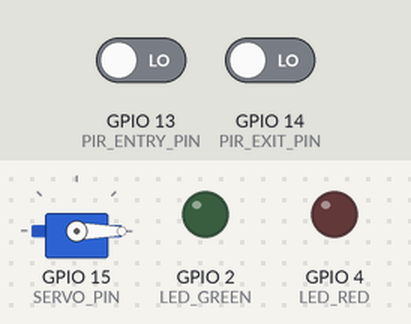
Bench run of a sketch on a simulated ESP32. Shown: servo, output pins drawn as LEDs (lit = HIGH). Dashed ring = blinking. The inputs (shaded band) are chosen by the test bench; at power-on: GPIO 13 (PIR_ENTRY_PIN) LOW, GPIO 14 (PIR_EXIT_PIN) LOW. WiFi joins after 1.5 s; servers stay silent unless stated; uploads are accepted with an empty reply; what the sketch prints to the serial monitor is not drawn.

Above: at 2.7 s.
2.8 s: GPIO 13 (PIR_ENTRY_PIN) driven HIGH
At 3.55 s:
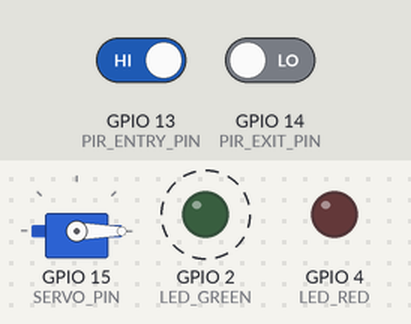
5.8 s: GPIO 14 (PIR_EXIT_PIN) driven HIGH
8.8 s: GPIO 13 (PIR_ENTRY_PIN) driven LOW
At 9.47 s:
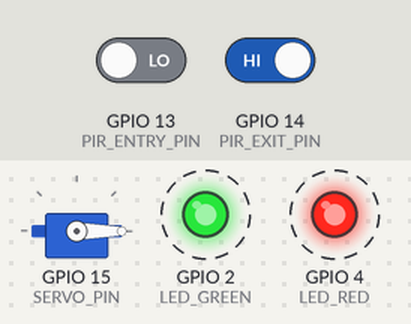
10.5 s: GPIO 14 (PIR_EXIT_PIN) driven LOW
At 11.5 s:
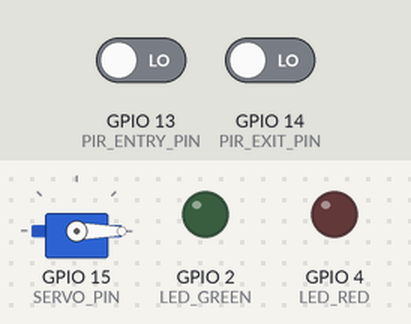
Timing chart, 0 to 13.0 s (numbered marks = the images above; inputs shaded):
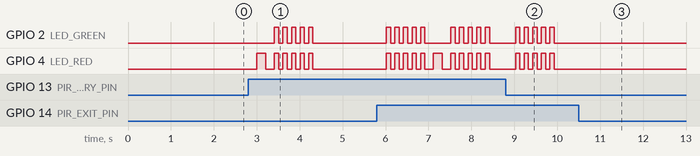

The sketch:

sketch_oct5a.ino
```cpp
#include <WiFi.h>
#include <HTTPClient.h>
#include <ESP32Servo.h>
#include <ArduinoJson.h>

// WiFi credentials
const char* ssid = "SHWqawqe";
const char* password = "234567";

// Server URL (replace with your server IP)
const char* serverURL = "http://192.168.43.40:8000";


// Pin definitions
#define PIR_ENTRY_PIN 13        // PIR sensor at entry gate
#define PIR_EXIT_PIN 14         // PIR sensor at exit gate
#define SERVO_PIN 15            // Servo motor for entry gate
#define LED_GREEN 2             // Green LED - authorized
#define LED_RED 4               // Red LED - not authorized

// Camera pins (ESP32-CAM specific - if using ESP32-CAM)
// If using external WiFi cam, these aren't needed
#define CAMERA_ENABLED false    // Set to true if using ESP32-CAM

Servo gateServo;

// State variables
bool entryDetected = false;
bool exitDetected = false;
unsigned long lastEntryTime = 0;
unsigned long lastExitTime = 0;
const unsigned long DEBOUNCE_DELAY = 3000; // 3 seconds debounce

// Current parking info
String currentPlate = "";
String currentSlot = "";

void setup() {
  Serial.begin(115200);

  // Initialize pins
  pinMode(PIR_ENTRY_PIN, INPUT);
  pinMode(PIR_EXIT_PIN, INPUT);
  pinMode(LED_GREEN, OUTPUT);
  pinMode(LED_RED, OUTPUT);

  // Initialize servo
  gateServo.attach(SERVO_PIN);
  gateServo.write(0); // Gate closed position

  // Turn off LEDs initially
  digitalWrite(LED_GREEN, LOW);
  digitalWrite(LED_RED, LOW);

  // Connect to WiFi
  Serial.println("Connecting to WiFi...");
  WiFi.begin(ssid, password);

  while (WiFi.status() != WL_CONNECTED) {
    delay(500);
    Serial.print(".");
  }

  Serial.println("\nWiFi connected!");
  Serial.print("IP address: ");
  Serial.println(WiFi.localIP());

  Serial.println("ESP32 Parking System Ready!");
}

void loop() {
  // Check entry gate PIR sensor
  if (digitalRead(PIR_ENTRY_PIN) == HIGH &&
      (millis() - lastEntryTime > DEBOUNCE_DELAY)) {
    lastEntryTime = millis();
    Serial.println("\n[ENTRY] Vehicle detected at entry gate!");
    handleEntryGate();
  }

  // Check exit gate PIR sensor
  if (digitalRead(PIR_EXIT_PIN) == HIGH &&
      (millis() - lastExitTime > DEBOUNCE_DELAY)) {
    lastExitTime = millis();
    Serial.println("\n[EXIT] Vehicle detected at exit gate!");
    handleExitGate();
  }

  delay(100);
}

void handleEntryGate() {
  // Blink red LED to show processing
  digitalWrite(LED_RED, HIGH);
  delay(200);
  digitalWrite(LED_RED, LOW);

  Serial.println("Capturing image and checking authorization...");

  // Make API call to server
  HTTPClient http;
  String endpoint = String(serverURL) + "/api/entry_request";
  http.begin(endpoint);
  http.addHeader("Content-Type", "application/json");

  // Prepare JSON payload
  StaticJsonDocument<256> doc;

  // OPTION 1: Use preloaded image (for testing)
  doc["capture_mode"] = "preloaded";
  doc["image_name"] = "num.jpg";  // Change this to your test image

  // OPTION 2: Use webcam (comment out option 1, uncomment this)
  // doc["capture_mode"] = "webcam";
  // doc["camera_index"] = 0;

  // OPTION 3: Use WiFi camera (comment out option 1, uncomment this)
  // doc["capture_mode"] = "wificam";
  // doc["cam_url"] = "http://192.168.1.50:8080/video";  // Your WiFi cam URL

  String jsonPayload;
  serializeJson(doc, jsonPayload);

  Serial.println("Sending request: " + jsonPayload);

  int httpCode = http.POST(jsonPayload);

  if (httpCode > 0) {
    String response = http.getString();
    Serial.println("Response: " + response);

    // Parse response
    StaticJsonDocument<512> responseDoc;
    DeserializationError error = deserializeJson(responseDoc, response);

    if (!error) {
      bool authorized = responseDoc["authorized"];

      if (authorized) {
        // Vehicle is authorized
        String plate = responseDoc["plate"].as<String>();
        String slot = responseDoc["slot"].as<String>();

        currentPlate = plate;
        currentSlot = slot;

        Serial.println("✓ AUTHORIZED - Plate: " + plate + ", Slot: " + slot);

        // Green LED on
        digitalWrite(LED_GREEN, HIGH);

        // Open gate
        openGate();

        // Wait for vehicle to pass
        delay(5000);

        // Close gate
        closeGate();

        // Turn off green LED
        digitalWrite(LED_GREEN, LOW);

      } else {
        // Vehicle not authorized
        String reason = responseDoc["reason"].as<String>();
        String plate = responseDoc["plate"].as<String>();

        Serial.println("✗ NOT AUTHORIZED - Reason: " + reason);
        if (plate != "null" && plate.length() > 0) {
          Serial.println("  Detected plate: " + plate);
        }

        // Red LED blink pattern (3 times)
        for (int i = 0; i < 3; i++) {
          digitalWrite(LED_RED, HIGH);
          delay(300);
          digitalWrite(LED_RED, LOW);
          delay(300);
        }
      }
    } else {
      Serial.println("Failed to parse JSON response");
      blinkError();
    }
  } else {
    Serial.print("HTTP Request failed, error: ");
    Serial.println(http.errorToString(httpCode));
    blinkError();
  }

  http.end();
}

void handleExitGate() {
  Serial.println("Vehicle exiting...");

  // Make exit request to server
  HTTPClient http;
  String endpoint = String(serverURL) + "/api/exit_request";
  http.begin(endpoint);
  http.addHeader("Content-Type", "application/json");

  StaticJsonDocument<256> doc;

  // OPTION 1: Use preloaded image (for testing)
  doc["capture_mode"] = "preloaded";
  doc["image_name"] = "num.jpg";  // Change this to your test image

  // OPTION 2: Use webcam (comment out option 1, uncomment this)
  // doc["capture_mode"] = "webcam";
  // doc["camera_index"] = 0;

  // OPTION 3: Use WiFi camera (comment out option 1, uncomment this)
  // doc["capture_mode"] = "wificam";
  // doc["cam_url"] = "http://192.168.1.50:8080/video";

  String jsonPayload;
  serializeJson(doc, jsonPayload);

  Serial.println("Sending exit request: " + jsonPayload);

  int httpCode = http.POST(jsonPayload);

  if (httpCode > 0) {
    String response = http.getString();
    Serial.println("Exit response: " + response);

    // Parse response
    StaticJsonDocument<512> responseDoc;
    DeserializationError error = deserializeJson(responseDoc, response);

    if (!error) {
      bool success = responseDoc["success"];

      if (success) {
        String plate = responseDoc["plate"].as<String>();
        String slot = responseDoc["slot"].as<String>();

        Serial.println("✓ EXIT SUCCESSFUL - Plate: " + plate + ", Freed Slot: " + slot);

        // Blink green LED twice to confirm exit
        for (int i = 0; i < 2; i++) {
          digitalWrite(LED_GREEN, HIGH);
          delay(200);
          digitalWrite(LED_GREEN, LOW);
          delay(200);
        }

        // Clear current parking info if it matches
        if (currentSlot == slot) {
          currentPlate = "";
          currentSlot = "";
        }
      } else {
        String reason = responseDoc["reason"].as<String>();
        Serial.println("✗ EXIT ISSUE - Reason: " + reason);

        // Single red blink
        digitalWrite(LED_RED, HIGH);
        delay(500);
        digitalWrite(LED_RED, LOW);
      }
    } else {
      Serial.println("Failed to parse exit response");
      blinkError();
    }
  } else {
    Serial.print("Exit request failed, error: ");
    Serial.println(http.errorToString(httpCode));
    blinkError();
  }

  http.end();
}

void openGate() {
  Serial.println("Opening gate...");
  gateServo.write(90);  // Open position (adjust angle as needed)
}

void closeGate() {
  Serial.println("Closing gate...");
  gateServo.write(0);   // Closed position
}

void blinkError() {
  // Rapid blink both LEDs to indicate error
  for (int i = 0; i < 5; i++) {
    digitalWrite(LED_RED, HIGH);
    digitalWrite(LED_GREEN, HIGH);
    delay(100);
    digitalWrite(LED_RED, LOW);
    digitalWrite(LED_GREEN, LOW);
    delay(100);
  }
}
```

Measured:
- after the input at 2.8 s, GPIO 2 (LED_GREEN): alternates HIGH for 0.10 s and LOW for 0.10 s, 10 changes in all, then stays LOW, starting after 0.61 s; GPIO 4 (LED_RED): goes HIGH 0.20 s, LOW 0.20 s, 4 × (HIGH 0.10 s, LOW 0.10 s), HIGH 0.10 s, then LOW, starting after 0.20 s
- after the input at 8.8 s, GPIO 4 (LED_RED): goes on until 9.9 s, then stays LOW
- after the input at 10.5 s, GPIO 2 (LED_GREEN), GPIO 4 (LED_RED): stops changing and stays LOW
